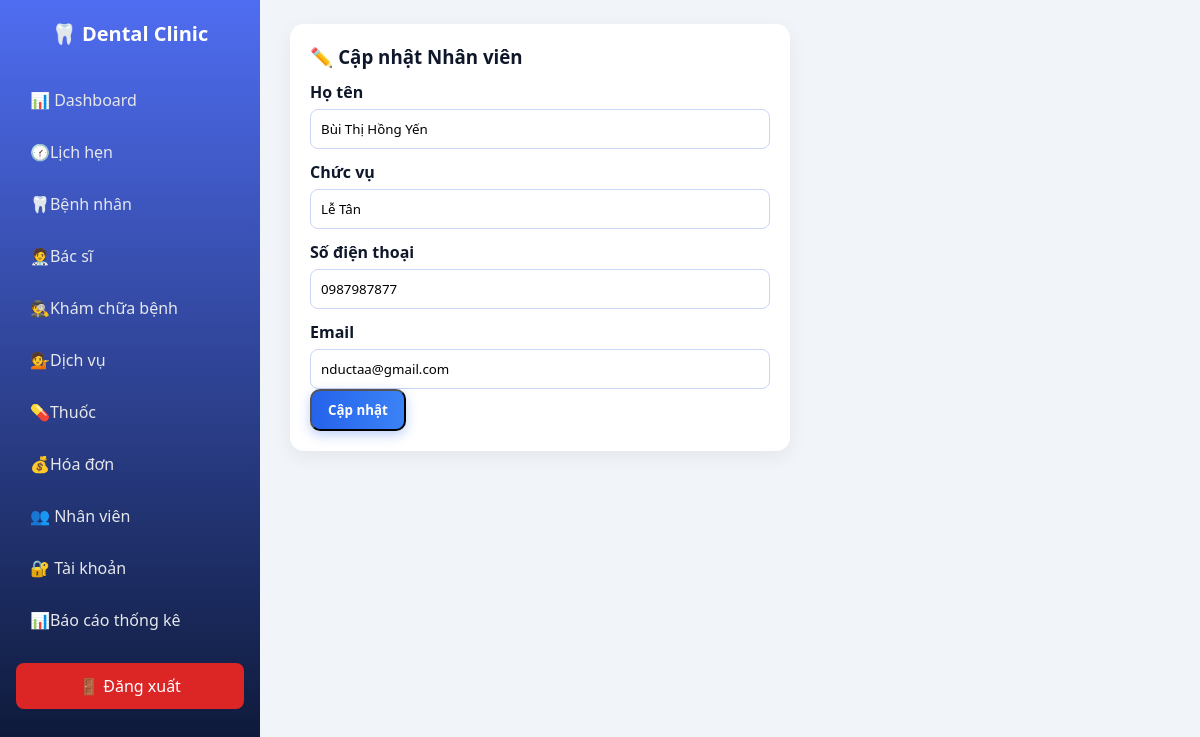
The page /dental_management/dashboard/dashboard.php?page=staff_edit&id=2 (signed in) on the database its author committed.
### tables this page shows
CREATE TABLE `staffs` (
  `staff_id` int(11) NOT NULL,
  `full_name` varchar(100) DEFAULT NULL,
  `position` varchar(50) DEFAULT NULL,
  `phone` varchar(20) DEFAULT NULL,
  `email` varchar(100) DEFAULT NULL,
  `status` enum('active','inactive') DEFAULT 'active'
);

### dental_management/dashboard/pages/staff_edit.php (the view, shortened to what this page needs)
<?php
require_once __DIR__ . "/../../api/db.php";
$id = (int)($_GET['id'] ?? 0);
$stmt = $pdo->prepare("SELECT * FROM staffs WHERE staff_id=?");
$stmt->execute([$id]);
$s = $stmt->fetch();
?>
<div class="form-box">
    <h3>✏️ Cập nhật Nhân viên</h3>
    <form method="post">
        <label>Họ tên</label>
        <input name="full_name" value="<?= htmlspecialchars($s['full_name']) ?>" required>
        <label>Chức vụ</label>
        <input name="position" value="<?= htmlspecialchars($s['position']) ?>">
        <label>Số điện thoại</label>
        <input name="phone" value="<?= $s['phone'] ?>">
        <label>Email</label>
        <input name="email" value="<?= $s['email'] ?>">
        <button class="btn-add">Cập nhật</button>
    </form>
</div>

### dental_management/dashboard/dashboard.css (style rules this page uses)
* { margin: 0; padding: 0; box-sizing: border-box; font-family: "Segoe UI", Tahoma, sans-serif; }
body { background: #f1f5f9; color: #0f172a; }
body { display: flex; min-height: 100vh; }
.btn-add { background: linear-gradient(90deg, #2563eb, #3b82f6); color: #fff; padding: 10px 16px; border-radius: 10px; text-decoration: none; font-weight: 600; box-shadow: 0 4px 12px rgba(37,99,235,0.3); }
.form-box { max-width: 500px; background: #fff; padding: 20px; border-radius: 14px; box-shadow: 0 6px 20px rgba(0,0,0,.06); }
.form-box label { display: block; margin-top: 12px; font-weight: 600; }
.form-box input, .form-box select { width: 100%; padding: 10px; margin-top: 6px; border-radius: 8px; border: 1px solid #cbd5f5; }

### rows shown on the page
staffs: full_name "Bùi Thị Hồng Yến", position "Lễ Tân", phone "0987987877", email "nductaa@gmail.com"
